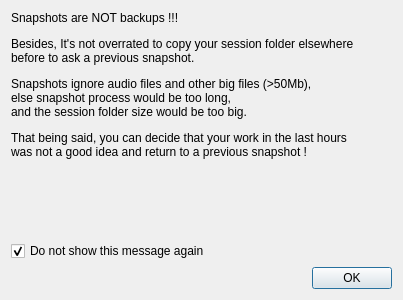
<?xml version="1.0" encoding="UTF-8"?>
<ui version="4.0">
 <class>Dialog</class>
 <widget class="QDialog" name="Dialog">
  <property name="geometry">
   <rect>
    <x>0</x>
    <y>0</y>
    <width>403</width>
    <height>300</height>
   </rect>
  </property>
  <property name="windowTitle">
   <string>Snapshots Informations</string>
  </property>
  <layout class="QVBoxLayout" name="verticalLayout">
   <item>
    <widget class="QLabel" name="label">
     <property name="text">
      <string>&lt;html&gt;&lt;head/&gt;&lt;body&gt;&lt;p&gt;Snapshots are NOT backups !!!&lt;/p&gt;&lt;p&gt;Besides, It's not overrated to copy your session folder elsewhere&lt;br/&gt;before to ask a previous snapshot.&lt;/p&gt;&lt;p&gt;Snapshots ignore audio files and other big files (&amp;gt;50Mb),&lt;br/&gt;else snapshot process would be too long, &lt;br/&gt;and the session folder size would be too big.&lt;/p&gt;&lt;p&gt;That being said, you can decide that your work in the last hours&lt;br/&gt;was not a good idea and return to a previous snapshot !&lt;/p&gt;&lt;/body&gt;&lt;/html&gt;</string>
     </property>
    </widget>
   </item>
   <item>
    <spacer name="verticalSpacer">
     <property name="orientation">
      <enum>Qt::Vertical</enum>
     </property>
     <property name="sizeHint" stdset="0">
      <size>
       <width>20</width>
       <height>40</height>
      </size>
     </property>
    </spacer>
   </item>
   <item>
    <widget class="QCheckBox" name="checkBox">
     <property name="text">
      <string>Do not show this message again</string>
     </property>
     <property name="checked">
      <bool>true</bool>
     </property>
    </widget>
   </item>
   <item>
    <widget class="QDialogButtonBox" name="buttonBox">
     <property name="orientation">
      <enum>Qt::Horizontal</enum>
     </property>
     <property name="standardButtons">
      <set>QDialogButtonBox::Ok</set>
     </property>
    </widget>
   </item>
  </layout>
 </widget>
 <resources/>
 <connections>
  <connection>
   <sender>buttonBox</sender>
   <signal>accepted()</signal>
   <receiver>Dialog</receiver>
   <slot>accept()</slot>
   <hints>
    <hint type="sourcelabel">
     <x>248</x>
     <y>254</y>
    </hint>
    <hint type="destinationlabel">
     <x>157</x>
     <y>274</y>
    </hint>
   </hints>
  </connection>
  <connection>
   <sender>buttonBox</sender>
   <signal>rejected()</signal>
   <receiver>Dialog</receiver>
   <slot>reject()</slot>
   <hints>
    <hint type="sourcelabel">
     <x>316</x>
     <y>260</y>
    </hint>
    <hint type="destinationlabel">
     <x>286</x>
     <y>274</y>
    </hint>
   </hints>
  </connection>
 </connections>
</ui>
